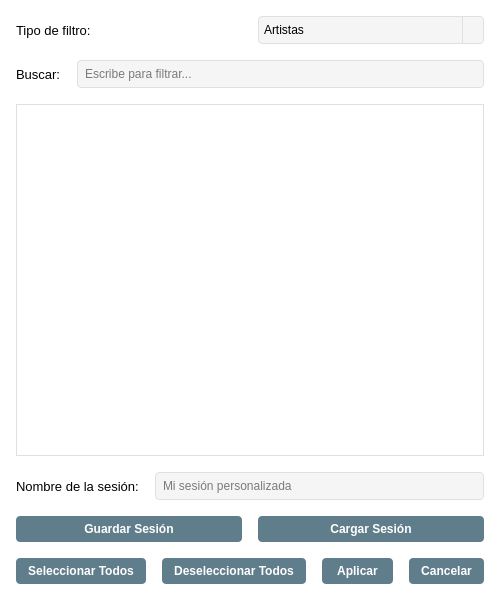
<?xml version="1.0" encoding="UTF-8"?>
<ui version="4.0">
 <class>SessionFilterDialog</class>
 <widget class="QDialog" name="SessionFilterDialog">
  <property name="geometry">
   <rect>
    <x>0</x>
    <y>0</y>
    <width>500</width>
    <height>600</height>
   </rect>
  </property>
  <property name="minimumSize">
   <size>
    <width>450</width>
    <height>550</height>
   </size>
  </property>
  <property name="windowTitle">
   <string>Filtros de Sesión</string>
  </property>
  <property name="styleSheet">
   <string notr="true">QDialog {
	background-color: #FFFFFF;
}

QLabel {
	font-family: 'Segoe UI', Arial, sans-serif;
	font-size: 10pt;
}

QLineEdit, QComboBox {
	border: 1px solid #E0E0E0;
	border-radius: 4px;
	padding: 5px;
	background-color: #F5F5F5;
}

QLineEdit:focus, QComboBox:focus {
	border: 1px solid #78909C;
	background-color: #FFFFFF;
}

QComboBox::drop-down {
	border: none;
	border-left: 1px solid #E0E0E0;
	width: 20px;
}

QComboBox::down-arrow {
	image: url(icons/down_arrow.png);
	width: 12px;
	height: 12px;
}

QPushButton {
	background-color: #607D8B;
	color: white;
	border: none;
	border-radius: 4px;
	padding: 6px 12px;
	font-weight: bold;
}

QPushButton:hover {
	background-color: #78909C;
}

QPushButton:pressed {
	background-color: #546E7A;
}

QCheckBox {
	spacing: 8px;
}

QCheckBox::indicator {
	width: 18px;
	height: 18px;
}

QCheckBox::indicator:unchecked {
	border: 2px solid #B0BEC5;
	background-color: #FFFFFF;
	border-radius: 3px;
}

QCheckBox::indicator:checked {
	border: 2px solid #607D8B;
	background-color: #607D8B;
	border-radius: 3px;
}

QScrollArea {
	border: 1px solid #E0E0E0;
	background-color: #FFFFFF;
}

QWidget#scrollAreaContent {
	background-color: #FFFFFF;
}</string>
  </property>
  <layout class="QVBoxLayout" name="verticalLayout">
   <property name="spacing">
    <number>16</number>
   </property>
   <property name="leftMargin">
    <number>16</number>
   </property>
   <property name="topMargin">
    <number>16</number>
   </property>
   <property name="rightMargin">
    <number>16</number>
   </property>
   <property name="bottomMargin">
    <number>16</number>
   </property>
   <item>
    <layout class="QHBoxLayout" name="filterTypeLayout">
     <item>
      <widget class="QLabel" name="filterTypeLabel">
       <property name="text">
        <string>Tipo de filtro:</string>
       </property>
      </widget>
     </item>
     <item>
      <widget class="QComboBox" name="filter_type_combo">
       <item>
        <property name="text">
         <string>Artistas</string>
        </property>
       </item>
       <item>
        <property name="text">
         <string>Álbumes</string>
        </property>
       </item>
       <item>
        <property name="text">
         <string>Géneros</string>
        </property>
       </item>
       <item>
        <property name="text">
         <string>Carpetas</string>
        </property>
       </item>
      </widget>
     </item>
    </layout>
   </item>
   <item>
    <layout class="QHBoxLayout" name="searchLayout">
     <item>
      <widget class="QLabel" name="searchLabel">
       <property name="text">
        <string>Buscar:</string>
       </property>
      </widget>
     </item>
     <item>
      <widget class="QLineEdit" name="search_edit">
       <property name="placeholderText">
        <string>Escribe para filtrar...</string>
       </property>
       <property name="clearButtonEnabled">
        <bool>true</bool>
       </property>
      </widget>
     </item>
    </layout>
   </item>
   <item>
    <widget class="QScrollArea" name="itemScrollArea">
     <property name="widgetResizable">
      <bool>true</bool>
     </property>
     <widget class="QWidget" name="scrollAreaContent">
      <property name="geometry">
       <rect>
        <x>0</x>
        <y>0</y>
        <width>466</width>
        <height>392</height>
       </rect>
      </property>
      <property name="objectName">
       <string>scrollAreaContent</string>
      </property>
      <layout class="QVBoxLayout" name="checkboxLayout">
       <property name="spacing">
        <number>8</number>
       </property>
       <property name="leftMargin">
        <number>12</number>
       </property>
       <property name="topMargin">
        <number>12</number>
       </property>
       <property name="rightMargin">
        <number>12</number>
       </property>
       <property name="bottomMargin">
        <number>12</number>
       </property>
       <!-- Los checkboxes se añadirán dinámicamente aquí -->
      </layout>
     </widget>
    </widget>
   </item>
   <item>
    <layout class="QHBoxLayout" name="sessionLayout">
     <item>
      <widget class="QLabel" name="sessionLabel">
       <property name="text">
        <string>Nombre de la sesión:</string>
       </property>
      </widget>
     </item>
     <item>
      <widget class="QLineEdit" name="session_edit">
       <property name="placeholderText">
        <string>Mi sesión personalizada</string>
       </property>
       <property name="clearButtonEnabled">
        <bool>true</bool>
       </property>
      </widget>
     </item>
    </layout>
   </item>
   <item>
    <layout class="QHBoxLayout" name="sessionOpsLayout">
     <item>
      <widget class="QPushButton" name="save_session_btn">
       <property name="text">
        <string>Guardar Sesión</string>
       </property>
       <property name="icon">
        <iconset>
         <normaloff>icons/save_session.svg</normaloff>icons/save_session.svg</iconset>
       </property>
      </widget>
     </item>
     <item>
      <widget class="QPushButton" name="load_session_btn">
       <property name="text">
        <string>Cargar Sesión</string>
       </property>
       <property name="icon">
        <iconset>
         <normaloff>icons/load_session.svg</normaloff>icons/load_session.svg</iconset>
       </property>
      </widget>
     </item>
    </layout>
   </item>
   <item>
    <layout class="QHBoxLayout" name="buttonLayout">
     <item>
      <widget class="QPushButton" name="select_all_btn">
       <property name="text">
        <string>Seleccionar Todos</string>
       </property>
       <property name="icon">
        <iconset>
         <normaloff>icons/select_all.svg</normaloff>icons/select_all.svg</iconset>
       </property>
      </widget>
     </item>
     <item>
      <widget class="QPushButton" name="deselect_all_btn">
       <property name="text">
        <string>Deseleccionar Todos</string>
       </property>
       <property name="icon">
        <iconset>
         <normaloff>icons/deselect_all.svg</normaloff>icons/deselect_all.svg</iconset>
       </property>
      </widget>
     </item>
     <item>
      <widget class="QPushButton" name="apply_btn">
       <property name="text">
        <string>Aplicar</string>
       </property>
       <property name="icon">
        <iconset>
         <normaloff>icons/apply.svg</normaloff>icons/apply.svg</iconset>
       </property>
      </widget>
     </item>
     <item>
      <widget class="QPushButton" name="cancel_btn">
       <property name="text">
        <string>Cancelar</string>
       </property>
       <property name="icon">
        <iconset>
         <normaloff>icons/cancel.svg</normaloff>icons/cancel.svg</iconset>
       </property>
      </widget>
     </item>
    </layout>
   </item>
  </layout>
 </widget>
 <resources/>
 <connections/>
</ui>
